Frame 1 (no input): blank canvas, image omitted
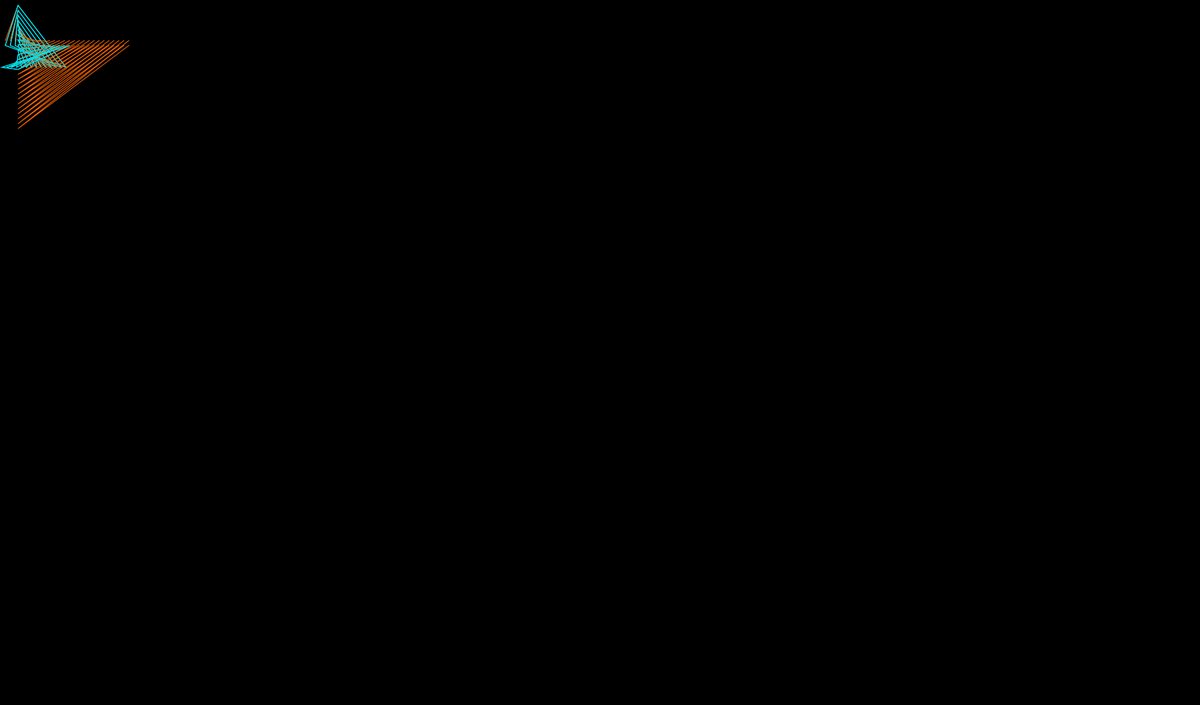
Frame 60 (the mouse pressed at the canvas centre just before this capture)
Frame 120 (the mouse held since frame 60 and released just before this capture): identical to frame 60, image omitted

The Processing sketch that drew this single still picture (run headless with seeded random() and noise(); from frame 60 on, the mouse is pressed at the canvas centre):

// Processing sketch: processing_186710
// ── processing_186710.pde


    
 float x1 = 0;
 float y1 = random(0,height);
 
  float y2 = 0;
 float x2 = random(0,width);
 
 
  float x3 = width;
 float y3 = random(0,height);

void setup(){
  size(1700,1000);
  background(0,0,0);
  


  
}

void draw(){
 

   
  fill(255,103,0,0);
stroke(0,0,0,0);
  point(x1,y1);
  point(x2,y2);
  point(x3,y3);
  

 


 

   
 x1 = x1 + 7;
 y2 = y2 + 7;
 x3 = x3 - 7 ;
 
  
 if( x1>= width ){
   
   x1= 0;
   y1 = random(0,height);
 }
  if( y2>= height ){
   
   y2 = 0;
   x2 = random(0,width);  
 }
 
 
 
 if( x3 <= 0 ){
   
   
   x3 = width;
   y3 = random(0,500);
   
 }
 
 
 
if (dist(x1, y1, x2, y2) <= 200){
    stroke(255,103,0);
  beginShape();
vertex(x1, y1);
vertex(x2, y2);
vertex(x1, y1-7);


endShape();
   



}




if (dist(x2, y2, x3, y3) <= 200){
  stroke(0,167,178);
  beginShape(LINES);
vertex(x2, y2);
vertex(x3, y3);
endShape();
 
}


if ((dist(x2, y2, x3, y3) <= 700) & (dist(x1, y1, x3, y3) <= 700)) {
 

  beginShape(TRIANGLES);
vertex(x1, y1);
vertex(x2, y2);
vertex(x3, y3);

endShape();
 
}


if ((dist(x2, y2, x3, y3) <= 300) & (dist(x1, y1, x3, y3) <= 300)) {
 
stroke(0,239,255);
  beginShape(TRIANGLES);
vertex(x1, y1);
vertex(x2, y2);
vertex(x3, y3);

endShape();
 
}





}
  
